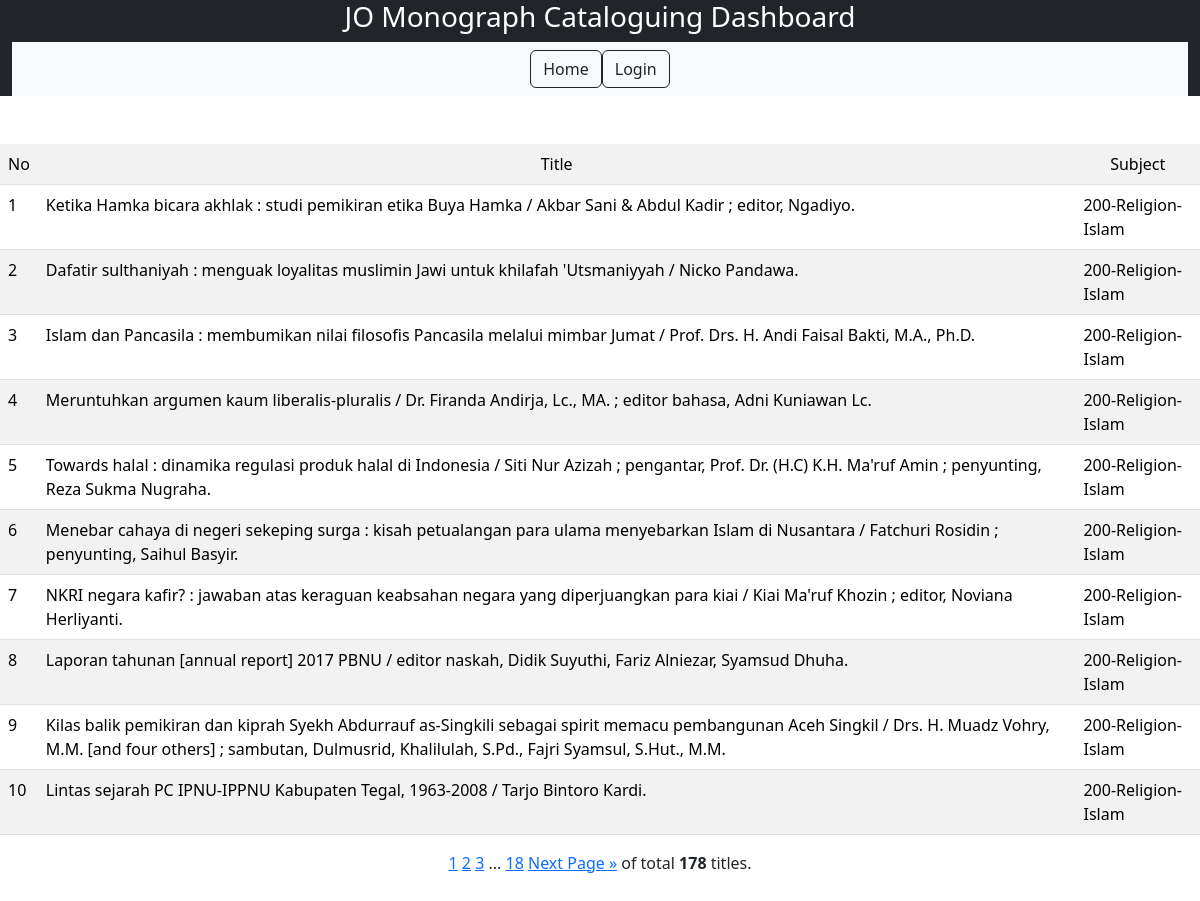
Page /detail_subject/200-Religion-Islam/ on the committed database.
### nlajkt_cat_stat/models.py (models this page shows)
class Catalogues(models.Model):
    entry_date = models.DateField()
    consignment_no = models.IntegerField(default=465)
    title = models.TextField()
    work_type = models.CharField(max_length=20, choices=[
        ('Original','Original'),
        ('Translation','Translation'),
        ('Adaptation','Adaptation')
        ], default='Original')
    publish_year = models.IntegerField()
    volume = models.CharField(max_length=20, choices=[
        ('Single','Single'),
        ('Multi-complete','Multi-complete'),
        ('Multi-incomplete','Multi-incomplete'),
        ], default='Single')
    copycat = models.CharField(max_length=20, choices=[
        ('Original','Original'),
        ('Partial copycat','Partial copycat'),
        ('Full copycat','Full copycat'),
        ], default='Original')
    ISBN = models.CharField(max_length=20, choices=[
        ('No','No'),
        ('Yes-valid','Yes-valid'),
        ('Yes-invalid','Yes-invalid'),
        ], default='No')
    authorship_type = models.CharField(max_length=50, choices=[
        ('Single author','Single author'),
        ('Collaboration','Collaboration'),
        ('Compilation','Compilation'),
        ('Others','Others')
        ], default='Single')
    language = models.CharField(max_length=50, choices=[
        ('Indonesian','Indonesian'),
        ('English','English'),
        ('Indonesian local','Indonesian local'),
        ('Multi language','Multi language'),
        ('Unknown','Unknown')
        ], default='Indonesian')
    bibliography = models.CharField(max_length=20, choices=[
        ('No','No'),
        ('Yes','Yes'),
        ], default='No')
    indexx = models.CharField(max_length=20, choices=[
        ('No','No'),
        ('Yes','Yes'),
        ], default='No')
    publisher_type = models.CharField(max_length=100, choices=[
        ('Commercial','Commercial'),
        ('Government-department','Government-department'),
        ('Government-nondepartment','Government-nondepartment'),
        ('Government-local','Government-local'),
        ('Universities','Universities'),
        ('NGO','NGO'),
        ('Others','Others')
        ], default='Commercial')
    genre = models.CharField(max_length=100, choices=[
        ('General non fiction','General non fiction'),
        ('Fiction-novel','Fiction-novel'),
        ('Fiction-short stories','Fiction-short stories'),
	    ('Fiction-biographic','Fiction-biographic'),
	    ('Fiction-drama','Fiction-drama'),
        ('Poetry','Poetry'),
        ('Folktales','Folktales'),
        ('Biography-single','Biography-single'),
        ('Biography-collective','Biography-collective'),
        ('Biography-auto','Biography-auto'),
        ('Dictionaries','Dictionaries'),
        ('Proceeding','Proceeding'),
        ('Comic, cartoon','Comic, cartoon'),
        ], default='General non fiction')
    format = models.CharField(max_length=100, choices=[
        ('Book-printed','Book-printed'),
        ('Book-electronic','Book-electronic'),
        ('Non book video','Non book video'),
        ('Non book audio','Non book audio'),
        ('Map-single','Map-single'),
        ('Map-atlas','Map-atlas'),
        ('Ephemera','Ephemera')
        ], default='Book-printed')
    size = models.CharField(max_length=10, choices=[
        ('YY','YY'),
        ('YYq', 'YYq'),
        ('YYp','YYp')
        ],default='YY')
    subject = models.CharField(max_length=50, choices=[
       ('000-Generalities','000-Generalities'),
       ('000-Library science','000-Library science'),
       ('000-Journalism and media','000-Journalism and media'),
       ('100-Philosophy and ethics','100-Philosophy and ethics'),
       ('200-Religions-general','200-Religions-general'),
       ('200-Religion-Islam','200-Religion-Islam'),
       ('200-Religion-Christianity','200-Religion-Christianity'),
       ('200-Religion-Hinduism','200-Religion-Hinduism'),
       ('200-Religion-Buddhism and others','200-Religion-Buddhism and others'),
       ('300-Social-anthropology and sociology','300-Social-anthropology and sociology'),
       ('300-Social-problems and services','300-Social-problems and services'),
       ('300-Social-politics','300-Social-politics'),
       ('300-Social-international relations','300-Social-international relations'),
       ('300-Social-economics-general','300-Social-economics-general'),
       ('300-Social-economics-management','300-Social-economics-management'),
       ('300-Social-economics-resources','300-Social-economics-resources'),
       ('300-Social-economics-policy and development','300-Social-economics-policy and development'),
       ('300-Social-economics-financial and monetary','300-Social-economics-financial and monetary'),
       ('300-Social-economics-industries and production','300-Social-economics-industries and production'),
       ('300-Social-culture','300-Social-culture'),
       ('300-Social-military','300-Social-military'),
       ('300-Social-education','300-Social-education'),
       ('300-Social-law','300-Social-law'),
       ('300-Social-transportation','300-Social-transportation'),
       ('300-Social-public administration','300-Social-public administration'),
       ('300-Social-human rights','300-Social-human rights'),
       ('400-Language-linguistics','400-Language-linguistics'),
       ('400-Language-sociolinguistics','400-Language-sociolinguistics'),
       ('500-Science-general','500-Science-general'),
       ('600-Technology-general','600-Technology-general'),
       ('600-Agriculture and agribusiness','600-Agriculture and agribusiness'),
       ('700-Arts-general','700-Arts-general'),
       ('700-Arts-visual','700-Arts-visual'),
       ('700-Arts-performance','700-Arts-performance'),
       ('700-Arts-music','700-Arts-music'),
       ('700-Architecture','700-Architecture'),
       ('800-Literature-general','800-Literature-general'),
       ('800-Literature-fiction and poetry','800-Literature-fiction and poetry'),
       ('900-History-general','900-History-general'),
       ('900-History-Indonesia','900-History-Indonesia'),
       ('900-Geography and travel','900-Geography and travel'),
       ('900-Biography','900-Biography')
       ], null=True)

### nlajkt_cat_stat/views.py (the view)
# urls.py: path('detail_subject/<str:subject>/', views.detail_subject, name='detail_subject'),
def detail_subject(request, subject):
    detail_subject = Catalogues.objects.all().filter(subject=subject)
    page = request.GET.get('page', 1)
    paginator = Paginator(detail_subject, 10)
    try:
        paging = paginator.page(page)
    except PageNotAnInteger:
        paging = paginator.page(1)
    except EmptyPage:
        paging = paginator.page(paginator.num_pages)
    template = loader.get_template('detail_subject.html')
    context = {'paging' : paging,}
    return HttpResponse(template.render(context, request))

### nlajkt_cat_stat/templates/detail_subject.html
{% extends 'base.html'%}
{% block block1 %}
<br><br><center>
<table style="width: auto;" class="table table-striped">
    <tr bgcolor = 'grey'>
      <b><td>No</td>
        <td align="center">Title</td>
        <td align="center">Subject</td></b>
    </tr>
    {% for x in paging %}
    <tr>
        <td>{{ forloop.counter0|add:paging.start_index }}</td>
        <td>{{ x.title }}</td>
        <td>{{ x.subject }}</td>
    </tr>
    {% endfor %}
</table>
{% include 'pagination_jakartaoffice.html' %}</center>
<br><br>
{% endblock %}

### rows in the picture
Catalogues: title "Ketika Hamka bicara akhlak : studi pemikiran etika Buya Hamka / Akbar Sani & Abdul Kadir ; editor, Ngadiyo.", subject "200-Religion-Islam"
Catalogues: title "Dafatir sulthaniyah : menguak loyalitas muslimin Jawi untuk khilafah 'Utsmaniyyah / Nicko Pandawa.", subject "200-Religion-Islam"
Catalogues: title "Islam dan Pancasila : membumikan nilai filosofis Pancasila melalui mimbar Jumat / Prof. Drs. H. Andi Faisal Bakti, M.A., Ph.D.", subject "200-Religion-Islam"
Catalogues: title "Meruntuhkan argumen kaum liberalis-pluralis / Dr. Firanda Andirja, Lc., MA. ; editor bahasa, Adni Kuniawan Lc.", subject "200-Religion-Islam"
Catalogues: title "Towards halal : dinamika regulasi produk halal di Indonesia / Siti Nur Azizah ; pengantar, Prof. Dr. (H.C) K.H. Ma'ruf Amin ; penyunting, Reza Sukma Nugraha.", subject "200-Religion-Islam"
Catalogues: title "Menebar cahaya di negeri sekeping surga : kisah petualangan para ulama menyebarkan Islam di Nusantara / Fatchuri Rosidin ; penyunting, Saihul Basyir.", subject "200-Religion-Islam"
Catalogues: title "NKRI negara kafir? : jawaban atas keraguan keabsahan negara yang diperjuangkan para kiai / Kiai Ma'ruf Khozin ; editor, Noviana Herliyanti.", subject "200-Religion-Islam"
Catalogues: title "Laporan tahunan [annual report] 2017 PBNU / editor naskah, Didik Suyuthi, Fariz Alniezar, Syamsud Dhuha.", subject "200-Religion-Islam"
Catalogues: title "Kilas balik pemikiran dan kiprah Syekh Abdurrauf as-Singkili sebagai spirit memacu pembangunan Aceh Singkil / Drs. H. Muadz Vohry, M.M. [and four others] ; sambutan, Dulmusrid, Khalilulah, S.Pd., Fajri Syamsul, S.Hut., M.M.", subject "200-Religion-Islam"
Catalogues: title "Lintas sejarah PC IPNU-IPPNU Kabupaten Tegal, 1963-2008 / Tarjo Bintoro Kardi.", subject "200-Religion-Islam"

### other values in the picture
{{ num }} "1"
{{ num }} "2" "3"
{{ paging.paginator.num_pages }} "18"
{{ paging.paginator.count }} "178"
